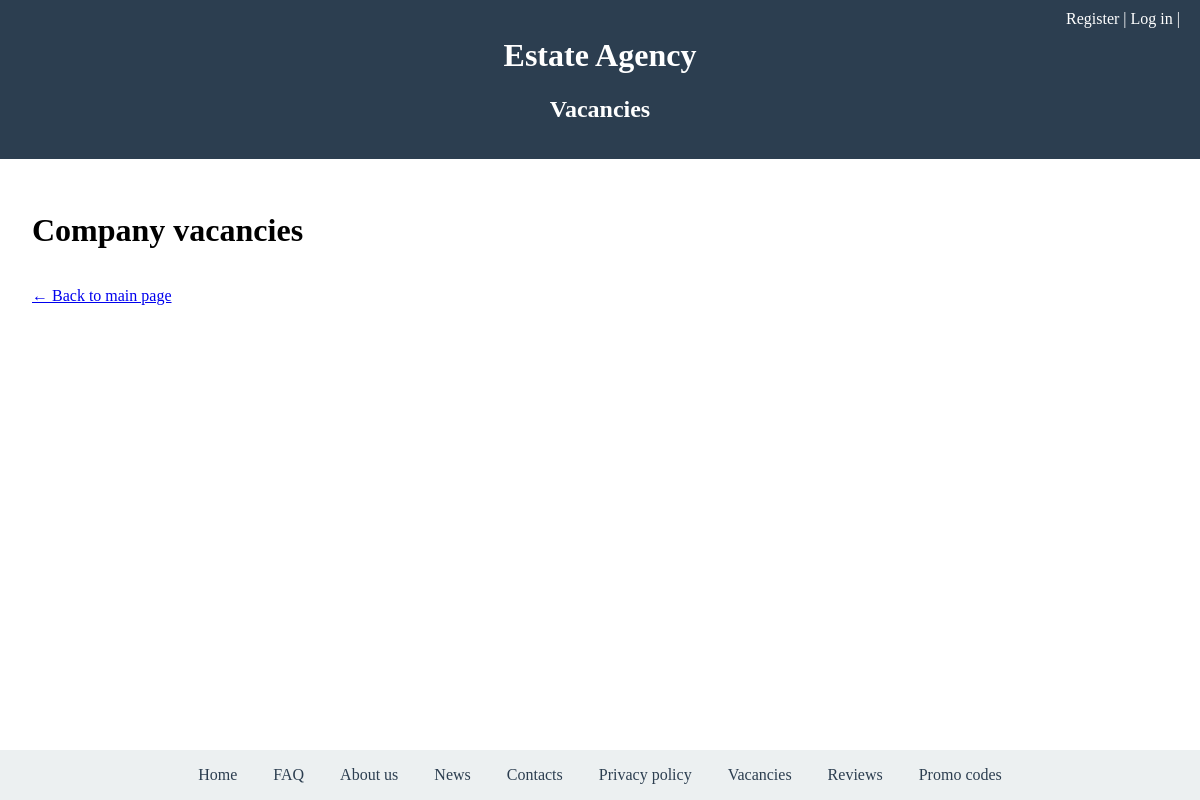
/vacancies/, run on an earlier commit of the app's database.
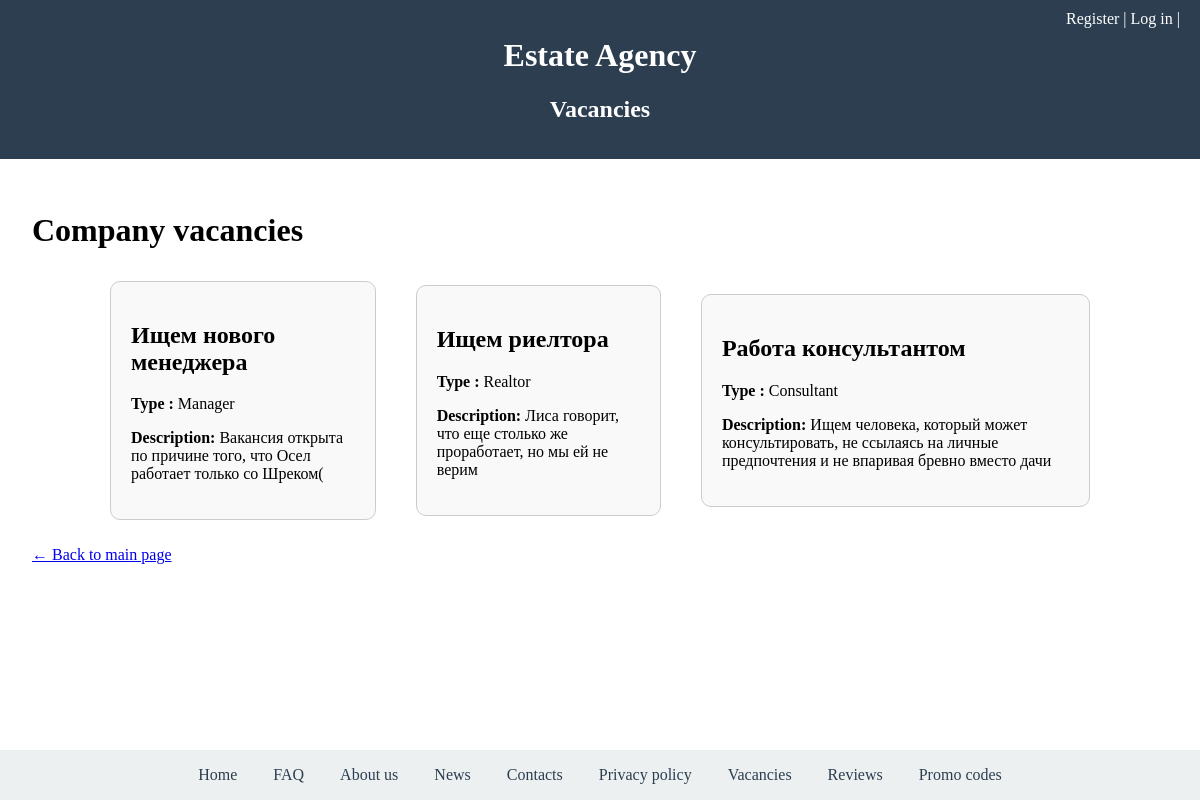
And on a later commit of the database.
### site_manager/models.py (models this page shows, shortened)
class Vacancy(models.Model):
    title = models.CharField(max_length=60)
    description = models.TextField()
    work_type = models.ForeignKey(
        TypeOfWork,
        on_delete=models.SET_NULL,
        null=True,
        blank=True
    )
    class Meta:
        verbose_name="Vacancy"
        verbose_name_plural="Vacancies"

### estate_agency/models.py (models this page shows, shortened)
class TypeOfWork(models.Model):
    name = models.CharField(
        blank=False,
        null=False,
        max_length=30,
        verbose_name="Work type name",
        help_text="Вид работы",
    )
    description = models.TextField(
        blank=True,
        null=True,
        verbose_name="Work description",
        help_text="Описание работы",
    )

### site_manager/views.py (the view)
# urls.py: path('vacancies/', views.vacancies, name='vacancies'),
def vacancies(request):
    vacancies = Vacancy.objects.all()
    return render(request, 'site_manager/vacancy.html',
                  {"vacancies" : vacancies})

### site_manager/templates/site_manager/vacancy.html
{% extends "base.html" %}
{% block site_name %}Vacancies{% endblock %}
{% block content %}
    <h1>Company vacancies</h1>
    <div style="width: 1000px; margin: 0 auto; display: flex; align-items: flex-start; gap: 20px;">
        {% for vac in vacancies %}
        <div style="border: 1px solid #ccc; padding: 20px; border-radius: 10px;
             background-color: #f9f9f9; max-width: 800px; margin: 10px; align-self: center">
            <h2>{{vac.title}}</h2>
            <p><strong>Type : </strong>{{vac.work_type.name}}</p>
            <p><strong>Description: </strong>{{vac.description}}</p>
        </div>
        {% endfor %}
    </div>
<p><a href="{% url 'home' %}">← Back to main page</a></p>
{% endblock %}

What changed in the data, as far as the page shows it:
added Vacancy: title "Ищем нового менеджера", work_type.name "Manager", description "Вакансия открыта по причине того, что Осел работает только со Шреком("
added Vacancy: title "Ищем риелтора", work_type.name "Realtor", description "Лиса говорит, что еще столько же проработает, но мы ей не верим"
added Vacancy: title "Работа консультантом", work_type.name "Consultant", description "Ищем человека, который может консультировать, не ссылаясь на личные предпочтения и не впаривая бревно вместо дачи"
